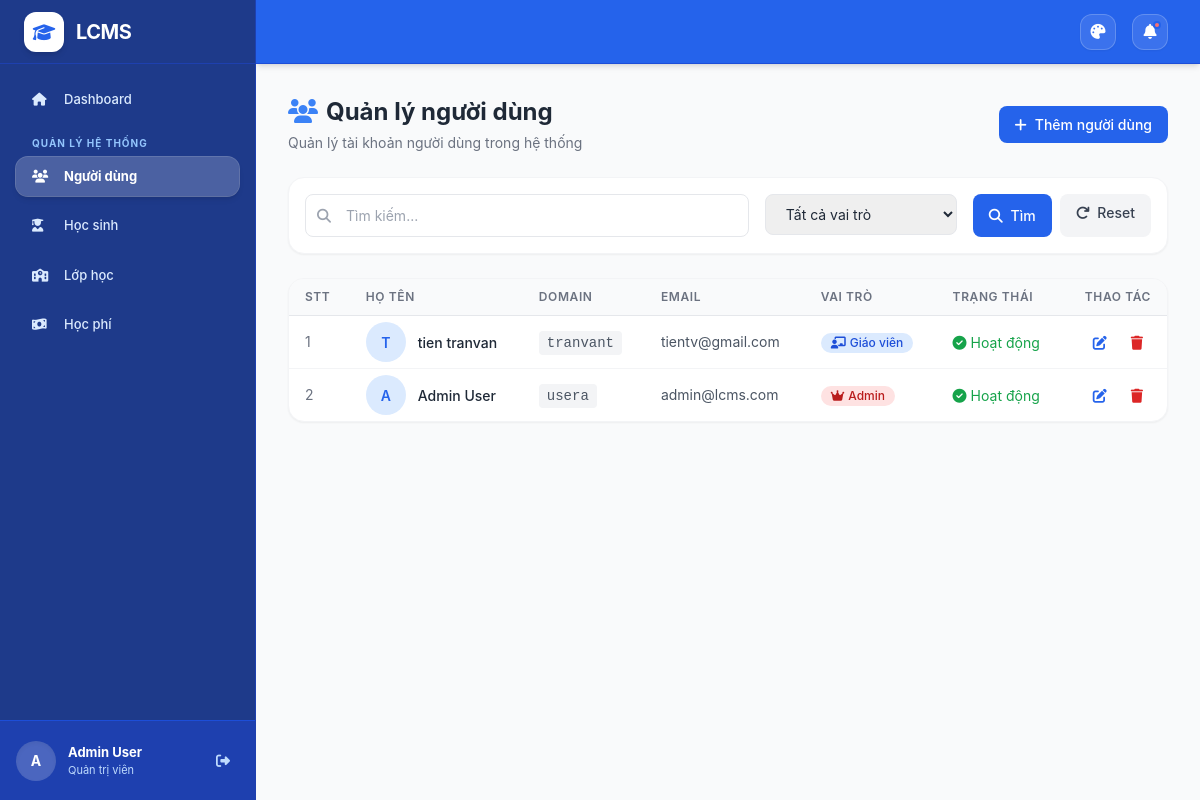
Page /users/ (signed in) on the earlier database version.
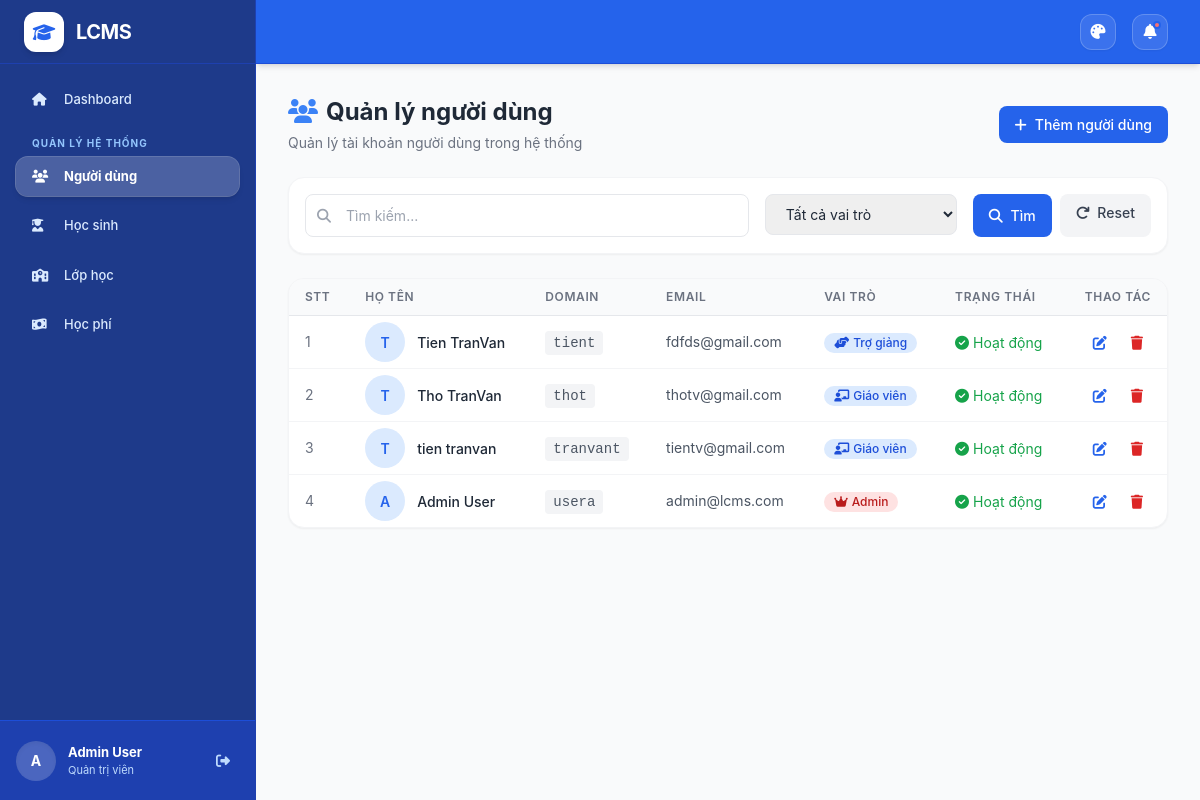
Same page on the later database version.
### accounts/models.py (models this page shows, shortened)
class User(AbstractUser):
    ROLE_CHOICES = [
        ("admin", "Quản trị viên"),
        ("teacher", "Giáo viên"),
        ("assistant", "Trợ giảng"),
        ("parent", "Phụ huynh"),
    ]
    GENDER_CHOICES = [
        ("male", "Nam"),
        ("female", "Nữ"),
        ("other", "Khác"),
    ]
    domain = models.CharField(max_length=100, unique=True, blank=True)
    gender = models.CharField(max_length=10, choices=GENDER_CHOICES, blank=True)
    phone = models.CharField(max_length=20, blank=True)
    email = models.EmailField(blank=True)
    role = models.CharField(max_length=20, choices=ROLE_CHOICES, default="teacher")
    class Meta:
        db_table = "users"
        ordering = ["-date_joined"]

### users/views.py (the view, shortened to what this page needs)
# urls.py: path('', views.user_list, name='list'),
@login_required
def user_list(request):
    if request.user.role != 'admin':
        messages.error(request, 'Bạn không có quyền truy cập trang này.')
        return redirect('dashboard')
    users = User.objects.all()
    search = request.GET.get('search', '')
    role_filter = request.GET.get('role', '')
    if role_filter:
        users = users.filter(role=role_filter)
    paginator = Paginator(users, 30)
    page_number = request.GET.get('page')
    page_obj = paginator.get_page(page_number)
    return render(request, 'users/list.html', {
        'page_obj': page_obj,
        'search': search,
        'role_filter': role_filter,
    })

### templates/users/list.html (shortened to what the changed rows need)
{% extends "base.html" %}
{% block content %}
<div class="fade-in">
    <div class="flex flex-col sm:flex-row sm:items-center sm:justify-between gap-4 mb-6">
        <div>
            <h1 class="text-2xl font-bold text-gray-800">
                <i class="fas fa-users text-primary-500 mr-2"></i>Quản lý người dùng
            </h1>
            <p class="text-gray-500 mt-1">Quản lý tài khoản người dùng trong hệ thống</p>
        </div>
        <a href="{% url 'users:create' %}"
           hx-get="{% url 'users:create' %}"
           hx-target="#main-content" hx-select="#main-content" hx-swap="outerHTML"
           hx-push-url="true"
           class="btn-primary inline-flex items-center gap-2">
            <i class="fas fa-plus"></i> Thêm người dùng
        </a>
    </div>
    <div class="card mb-6">
        <div class="p-4">
            <form method="get" class="flex flex-wrap gap-4">
                <div class="flex-1 min-w-[200px]">
                    <div class="relative">
                        <i class="fas fa-search absolute left-3 top-1/2 -translate-y-1/2 text-gray-400"></i>
                        <input
                            type="text"
                            name="search"
                            class="input-field !pl-10"
                            placeholder="Tìm kiếm..."
                            value="{{ search }}"
                        >
                    </div>
                </div>
                <div class="w-48">
                    <select name="role" class="input-field">
                        <option value="">Tất cả vai trò</option>
                    </select>
                </div>
                <div class="flex gap-2">
                    <button type="submit" class="btn-primary">
                        <i class="fas fa-search mr-1"></i> Tìm
                    </button>
                    <a href="{% url 'users:list' %}" class="btn-secondary">
                        <i class="fas fa-redo mr-1"></i> Reset
                    </a>
                </div>
            </form>
        </div>
    </div>
    <div class="card overflow-hidden">
        <div class="overflow-x-auto">
            <table class="w-full">
                <thead class="bg-gray-50 border-b border-gray-200">
                    <tr>
                        <th class="px-4 py-2.5 text-left text-xs font-semibold text-gray-500 uppercase tracking-wider">STT</th>
                        <th class="px-4 py-2.5 text-left text-xs font-semibold text-gray-500 uppercase tracking-wider">Họ tên</th>
                        <th class="px-4 py-2.5 text-left text-xs font-semibold text-gray-500 uppercase tracking-wider">Domain</th>
                        <th class="px-4 py-2.5 text-left text-xs font-semibold text-gray-500 uppercase tracking-wider">Email</th>
                        <th class="px-4 py-2.5 text-left text-xs font-semibold text-gray-500 uppercase tracking-wider">Vai trò</th>
                        <th class="px-4 py-2.5 text-left text-xs font-semibold text-gray-500 uppercase tracking-wider">Trạng thái</th>
                        <th class="px-4 py-2.5 text-right text-xs font-semibold text-gray-500 uppercase tracking-wider">Thao tác</th>
                    </tr>
                </thead>
                <tbody class="divide-y divide-gray-100">
                    {% for u in page_obj %}
                    <tr class="hover:bg-gray-50 transition-colors">
                        <td class="px-4 py-1.5 text-sm text-gray-500">{{ forloop.counter|add:page_obj.start_index|add:-1 }}</td>
                        <td class="px-4 py-1.5">
                            <div class="flex items-center gap-3">
                                <div class="w-10 h-10 bg-primary-100 rounded-full flex items-center justify-center text-primary-600 font-semibold">
                                    {{ u.first_name|default:u.username|make_list|first|upper }}
                                </div>
                                <span class="font-medium text-gray-800">{{ u.get_full_name }}</span>
                            </div>
                        </td>
                        <td class="px-4 py-1.5">
                            <code class="px-2 py-1 bg-gray-100 text-gray-600 rounded text-sm">{{ u.domain }}</code>
                        </td>
                        <td class="px-4 py-1.5 text-sm text-gray-600">{{ u.email|default:"-" }}</td>
                        <td class="px-4 py-1.5">
                            {% if u.role == 'admin' %}
                            <span class="inline-flex items-center gap-1 px-2.5 py-0.5 rounded-full text-xs font-medium bg-red-100 text-red-700">
                                <i class="fas fa-crown"></i> Admin
                            </span>
                            {% elif u.role == 'teacher' %}
                            <span class="inline-flex items-center gap-1 px-2.5 py-0.5 rounded-full text-xs font-medium bg-primary-100 text-primary-700">
                                <i class="fas fa-chalkboard-teacher"></i> Giáo viên
                            </span>
                            {% elif u.role == 'assistant' %}
                            <span class="inline-flex items-center gap-1 px-2.5 py-0.5 rounded-full text-xs font-medium bg-blue-100 text-blue-700">
                                <i class="fas fa-hands-helping"></i> Trợ giảng
                            </span>
                            {% else %}
                            <span class="inline-flex items-center gap-1 px-2.5 py-0.5 rounded-full text-xs font-medium bg-gray-100 text-gray-700">
                                <i class="fas fa-user-friends"></i> Phụ huynh
                            </span>
                            {% endif %}
                        </td>
                        <td class="px-4 py-1.5">
                            {% if u.is_active %}
                            <span class="inline-flex items-center gap-1 text-sm text-green-600">
                                <i class="fas fa-check-circle"></i> Hoạt động
                            </span>
                            {% else %}
                            <span class="inline-flex items-center gap-1 text-sm text-gray-400">
                                <i class="fas fa-times-circle"></i> Khóa
                            </span>
                            {% endif %}
                        </td>
                        <td class="px-4 py-1.5 text-right">
                            <div class="flex items-center justify-end gap-2">
                                <a href="{% url 'users:edit' u.id %}"
                                   hx-get="{% url 'users:edit' u.id %}"
                                   hx-target="#main-content" hx-select="#main-content" hx-swap="outerHTML"
                                   hx-push-url="true"
                                   class="p-2 text-primary-600 hover:bg-primary-50 rounded-lg transition-colors" title="Sửa">
                                    <i class="fas fa-edit"></i>
                                </a>
                                <a href="{% url 'users:delete' u.id %}"
                                   hx-get="{% url 'users:delete' u.id %}"
                                   hx-target="#main-content" hx-select="#main-content" hx-swap="outerHTML"
                                   hx-push-url="true"
                                   class="p-2 text-red-600 hover:bg-red-50 rounded-lg transition-colors" title="Xóa">
                                    <i class="fas fa-trash"></i>
                                </a>
                            </div>
                        </td>
                    </tr>
                    {% endfor %}
                </tbody>
            </table>
        </div>
    </div>
</div>
{% endblock %}

### templates/base.html (shortened to what the changed rows need)
<!DOCTYPE html>
<html lang="vi" class="h-full">
<head>
    <script src="https://cdn.tailwindcss.com"></script>
    <link rel="stylesheet" href="https://cdnjs.cloudflare.com/ajax/libs/font-awesome/6.4.0/css/all.min.css">
</head>
<body class="h-full bg-gray-50 text-gray-800 text-[14px]" x-data="appData()">
    {% if user.is_authenticated %}
    <div class="h-full flex overflow-hidden">
        <aside
            class="fixed inset-y-0 left-0 z-50 w-64 bg-primary-900 border-r border-primary-800 transform transition-transform duration-300 lg:translate-x-0 flex flex-col"
            :class="sidebarOpen ? 'translate-x-0' : '-translate-x-full'"
        >
            <div class="h-16 flex items-center gap-3 px-6 border-b border-primary-800 bg-primary-900">
                <div class="w-10 h-10 bg-white rounded-xl flex items-center justify-center shadow-md">
                    <i class="fas fa-graduation-cap text-primary-600 text-lg"></i>
                </div>
                <span class="text-white text-xl font-bold tracking-tight">LCMS</span>
            </div>
            <nav class="flex-1 overflow-y-auto p-4 custom-scrollbar">
                <div class="sidebar-group">
                    <div class="space-y-2.5">
                        <a href="{% url 'dashboard' %}"
                           class="sidebar-link {% if request.resolver_match.url_name == 'dashboard' %}active{% endif %}"
                           hx-get="{% url 'dashboard' %}"
                           hx-target="#main-content" hx-select="#main-content" hx-swap="outerHTML"
                           hx-push-url="true">
                            <i class="fas fa-home w-5"></i>
                            <span>Dashboard</span>
                        </a>
                    </div>
                </div>
                {% if user.role == 'admin' %}
                <div class="sidebar-group">
                    <div class="sidebar-group-title">Quản lý hệ thống</div>
                    <div class="space-y-2.5">
                        <a href="{% url 'users:list' %}"
                           class="sidebar-link {% if 'users' in request.path %}active{% endif %}"
                           hx-get="{% url 'users:list' %}"
                           hx-target="#main-content" hx-select="#main-content" hx-swap="outerHTML"
                           hx-push-url="true">
                            <i class="fas fa-users w-5"></i>
                            <span>Người dùng</span>
                        </a>
                        <a href="{% url 'students:list' %}"
                           class="sidebar-link {% if 'students' in request.path and 'my-children' not in request.path %}active{% endif %}"
                           hx-get="{% url 'students:list' %}"
                           hx-target="#main-content" hx-select="#main-content" hx-swap="outerHTML"
                           hx-push-url="true">
                            <i class="fas fa-user-graduate w-5"></i>
                            <span>Học sinh</span>
                        </a>
                        <a href="{% url 'classes:list' %}"
                           class="sidebar-link {% if request.path == '/classes/' %}active{% endif %}"
                           hx-get="{% url 'classes:list' %}"
                           hx-target="#main-content" hx-select="#main-content" hx-swap="outerHTML"
                           hx-push-url="true">
                            <i class="fas fa-school w-5"></i>
                            <span>Lớp học</span>
                        </a>
                        <a href="{% url 'payments:tuition_list' %}"
                           class="sidebar-link {% if 'tuitions' in request.path %}active{% endif %}"
                           hx-get="{% url 'payments:tuition_list' %}"
                           hx-target="#main-content" hx-select="#main-content" hx-swap="outerHTML"
                           hx-push-url="true">
                            <i class="fas fa-money-bill-wave w-5"></i>
                            <span>Học phí</span>
                        </a>
                    </div>
                </div>
                {% endif %}
            </nav>
            <div class="h-20 bg-primary-800 border-t border-primary-700 px-4 flex items-center gap-3">
                <div class="w-10 h-10 bg-white/20 text-white rounded-full flex items-center justify-center font-bold shadow-inner">
                    {{ user.first_name|default:user.username|make_list|first|upper }}
                </div>
                <div class="flex-1 min-w-0">
                    <p class="text-[13px] font-bold text-white truncate">{{ user.get_full_name|default:user.username }}</p>
                    <p class="text-[11px] text-primary-200 truncate">
                        {% if user.role == 'admin' %}Quản trị viên
                        {% elif user.role == 'teacher' %}Giáo viên
                        {% elif user.role == 'assistant' %}Trợ giảng
                        {% else %}Phụ huynh{% endif %}
                    </p>
                </div>
                <a href="{% url 'logout' %}" class="w-8 h-8 flex items-center justify-center rounded-lg text-primary-200 hover:text-white hover:bg-white/10 transition-colors" title="Đăng xuất">
                    <i class="fas fa-sign-out-alt"></i>
                </a>
            </div>
        </aside>
        <div class="flex-1 lg:ml-64 flex flex-col h-screen overflow-hidden">
            <header class="h-16 bg-primary-600 border-b border-primary-700 flex items-center justify-between px-4 lg:px-8 shrink-0 z-30 shadow-md">
                <div class="flex items-center gap-4">
                    <div class="relative" x-data="{ open: false }">
                        <button
                            @click="open = !open"
                            class="w-9 h-9 rounded-xl bg-white/10 border border-white/20 flex items-center justify-center text-white hover:bg-white/20 transition-colors shadow-sm"
                            title="Màu giao diện"
                        >
                            <i class="fas fa-palette text-[15px]"></i>
                        </button>
                    </div>
                    <button class="relative w-9 h-9 rounded-xl bg-white/10 border border-white/20 flex items-center justify-center text-white hover:bg-white/20 transition-colors shadow-sm">
                        <i class="fas fa-bell text-[15px]"></i>
                        <span class="absolute top-[6px] right-[6px] w-[8px] h-[8px] bg-red-400 border-2 border-primary-600 rounded-full"></span>
                    </button>
                </div>
            </header>
            <main id="main-content" class="flex-1 overflow-y-auto bg-gray-50 p-4 lg:p-8 custom-scrollbar">
                {% block content %}{% endblock %}
            </main>
        </div>
    </div>
    {% else %}
    {% block login_content %}{% endblock %}
    {% endif %}
</body>
</html>

Differences in the rows shown:
added User: first_name|make_list "T", get_full_name "Tien TranVan", domain "tient", email "fdfds@gmail.com", role "assistant" (drawn), is_active True (drawn)
added User: first_name|make_list "T", get_full_name "Tho TranVan", domain "thot", email "thotv@gmail.com", role "teacher" (drawn), is_active True (drawn)
